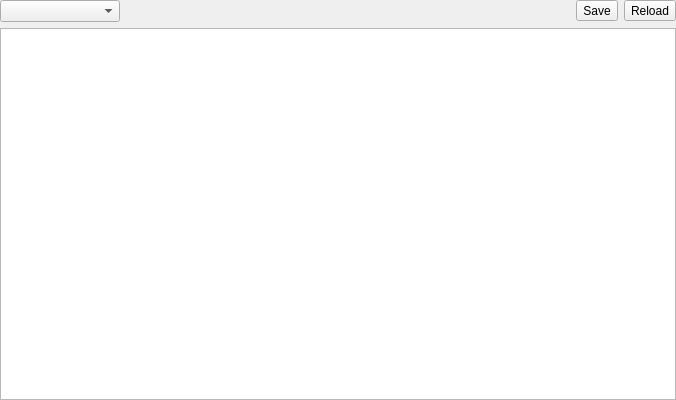
<?xml version="1.0" encoding="UTF-8"?>
<ui version="4.0">
 <class>XSymbolsWidget</class>
 <widget class="QWidget" name="XSymbolsWidget">
  <property name="geometry">
   <rect>
    <x>0</x>
    <y>0</y>
    <width>676</width>
    <height>400</height>
   </rect>
  </property>
  <property name="windowTitle">
   <string>Form</string>
  </property>
  <layout class="QVBoxLayout" name="verticalLayout">
   <property name="leftMargin">
    <number>0</number>
   </property>
   <property name="topMargin">
    <number>0</number>
   </property>
   <property name="rightMargin">
    <number>0</number>
   </property>
   <property name="bottomMargin">
    <number>0</number>
   </property>
   <item>
    <layout class="QHBoxLayout" name="horizontalLayout">
     <item>
      <widget class="QComboBox" name="comboBoxType">
       <property name="minimumSize">
        <size>
         <width>120</width>
         <height>0</height>
        </size>
       </property>
      </widget>
     </item>
     <item>
      <spacer name="horizontalSpacer">
       <property name="orientation">
        <enum>Qt::Orientation::Horizontal</enum>
       </property>
       <property name="sizeHint" stdset="0">
        <size>
         <width>40</width>
         <height>20</height>
        </size>
       </property>
      </spacer>
     </item>
     <item>
      <widget class="QToolButton" name="toolButtonSaveSymbols">
       <property name="text">
        <string>Save</string>
       </property>
      </widget>
     </item>
     <item>
      <widget class="QToolButton" name="toolButtonReload">
       <property name="text">
        <string>Reload</string>
       </property>
      </widget>
     </item>
    </layout>
   </item>
   <item>
    <widget class="XTableView" name="tableViewSymbols">
     <property name="contextMenuPolicy">
      <enum>Qt::ContextMenuPolicy::CustomContextMenu</enum>
     </property>
     <property name="editTriggers">
      <set>QAbstractItemView::EditTrigger::NoEditTriggers</set>
     </property>
     <property name="selectionMode">
      <enum>QAbstractItemView::SelectionMode::SingleSelection</enum>
     </property>
     <property name="selectionBehavior">
      <enum>QAbstractItemView::SelectionBehavior::SelectRows</enum>
     </property>
     <property name="sortingEnabled">
      <bool>true</bool>
     </property>
     <attribute name="horizontalHeaderStretchLastSection">
      <bool>true</bool>
     </attribute>
     <attribute name="verticalHeaderVisible">
      <bool>false</bool>
     </attribute>
     <attribute name="verticalHeaderMinimumSectionSize">
      <number>20</number>
     </attribute>
     <attribute name="verticalHeaderDefaultSectionSize">
      <number>20</number>
     </attribute>
    </widget>
   </item>
  </layout>
 </widget>
 <customwidgets>
  <customwidget>
   <class>XTableView</class>
   <extends>QTableView</extends>
   <header>xtableview.h</header>
  </customwidget>
 </customwidgets>
 <resources/>
 <connections/>
</ui>
